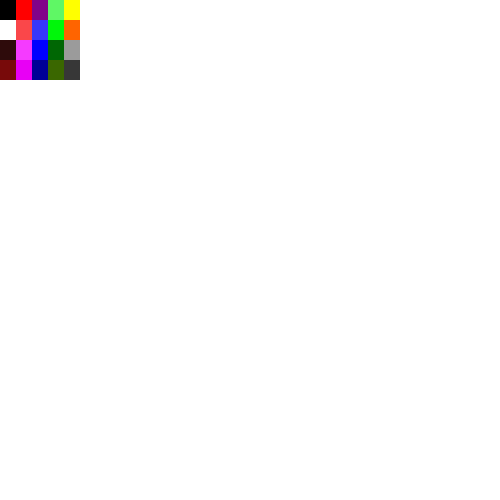
Frame 1 (no input)
Frame 60 (the mouse pressed at the canvas centre just before this capture): identical to frame 1, image omitted
Frame 120 (the mouse held since frame 60 and released just before this capture): identical to frame 1, image omitted

The Processing sketch that drew this single still picture (run headless with seeded random() and noise(); from frame 60 on, the mouse is pressed at the canvas centre):

// Processing sketch: classes_color_palette
// ── classes_color_palette.pde
int cols=5;
int rows=4;
color f1 = color(0);
color f2 = color(255);
Cell[][] palette = new Cell[cols][rows];
color[] rectCol = new color[20];
void setup() {
  size(500, 500);
  smooth();
  background(255);

  for (int i=0; i<cols; i++) {
    for (int j=0; j<rows; j++) {
      palette[i][j] = new Cell(i*80/5, j*20, 80/5, 20, j + 4*i);
    }
  }
  rectCol[0] = color(0); //black
  rectCol[1] = color(255); //white
  rectCol[2] = color(46, 11, 11); //brown
  rectCol[3] = color(120, 10, 10); // dark red
  rectCol[4] = color(255, 0, 0); //red
  rectCol[5] = color(250, 71, 74); // light red
  rectCol[6] = color(245, 59, 255); //pinkish
  rectCol[7] = color(232, 0, 245); // pink
  rectCol[8] = color(129, 3, 137); //purple
  rectCol[9] = color(55, 55, 250); //light blue
  rectCol[10] = color(0, 0, 255); //blue
  rectCol[11] = color(0, 0, 150); //dark blue
  rectCol[12] = color(95, 247, 101); //light green
  rectCol[13] = color(0, 247, 10); //lime green
  rectCol[14] = color(0, 103, 4); //dark green
  rectCol[15] = color(58, 103, 0); //yellow green
  rectCol[16] = color(255, 255, 0); //yellow
  rectCol[17] = color(255, 100, 0); //orange
  rectCol[18] = color(155); // gray
  rectCol[19] = color(55); //grayer
}
void draw() {
  for (int i=0; i<cols; i++) {
    for (int j=0; j<rows; j++) {
      palette[i][j].display();
      checkMouseOver(palette[i][j]);
    }
  }
}
void mouseDragged() {
  if (mouseButton == LEFT) {
    noFill();
    stroke(f1);
    strokeWeight(20);
    strokeJoin(ROUND);
    line(mouseX, mouseY, pmouseX, pmouseY);
  }
  if (mouseButton == RIGHT) {
    noFill();
    stroke(f2);
    strokeWeight(20);
    strokeJoin(ROUND);
    line(mouseX, mouseY, pmouseX, pmouseY);
  }
}

void checkMouseOver(Cell d) {
  if (mousePressed) {
    if (mouseButton == LEFT && mouseX > d.x && mouseX < d.x+d.w && mouseY > d.y && mouseY < d.y+d.h) {
      f1 = (get(mouseX, mouseY));
    }
    //else if (mouseButton == RIGHT && mouseX > d.x && mouseX < d.x+d.w && mouseY > d.y && mouseY < d.y+d.h) {
      //f2 = (get(mouseX, mouseY));
    //}
  }
}
class Cell {
  float x, y, w, h;
  int c;

  Cell (float tempX, float tempY, float tempW, float tempH, int tempC) {
    x = tempX;
    y = tempY;
    w = tempW;
    h = tempH;
    c = tempC;
  }
  void display() {
    noStroke();
    fill(rectCol[c]);
    rect(x, y, w, h);
  }
}
